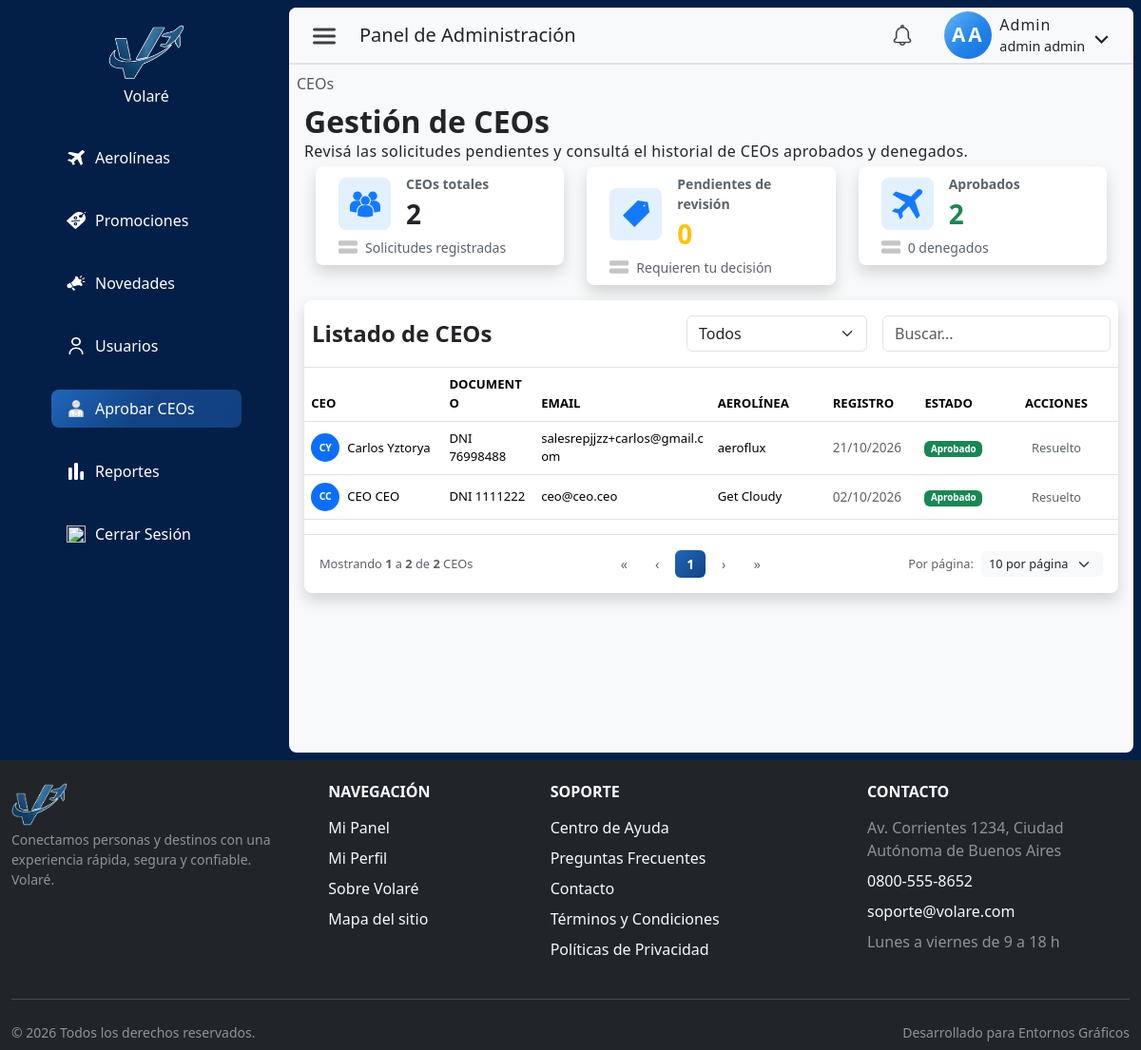
The app's page /index.php?pagina=ceos&seccion=listado (signed in) with its own data.
### tables this page shows
CREATE TABLE `usuario` (
  `idUsuario` int NOT NULL AUTO_INCREMENT,
  `nombre` varchar(50) NOT NULL,
  `apellido` varchar(50) NOT NULL,
  `tipoDocumento` enum('DNI','pasaporte','lc','le') NOT NULL,
  `nroDocumento` varchar(50) NOT NULL,
  `contrasena` varchar(255) NOT NULL,
  `email` varchar(255) NOT NULL,
  `telefono` varchar(45) NOT NULL,
  `fechaNacimiento` date NOT NULL,
  `rol` enum('cliente','ceo','admin') NOT NULL DEFAULT 'cliente',
  `activo` tinyint NOT NULL DEFAULT '0',
  `emailVerificado` tinyint NOT NULL DEFAULT '0',
  `fecha_hora_autorizacion` datetime DEFAULT NULL,
  `tokenVerificacion` varchar(64) DEFAULT NULL,
  `idAerolinea` int DEFAULT NULL,
  `fechaCreacion` datetime NOT NULL DEFAULT CURRENT_TIMESTAMP,
  `notificacion_vista` tinyint(1) DEFAULT '0',
  PRIMARY KEY (`idUsuario`),
  UNIQUE KEY `uk_documento` (`tipoDocumento`,`nroDocumento`),
  UNIQUE KEY `email_UNIQUE` (`email`),
  UNIQUE KEY `idUsuario_UNIQUE` (`idUsuario`),
  UNIQUE KEY `nroDocumento_UNIQUE` (`nroDocumento`),
  KEY `fk_usuario_1_idx` (`idAerolinea`),
  CONSTRAINT `fk_usuario_1` FOREIGN KEY (`idAerolinea`) REFERENCES `aerolinea` (`idAerolinea`)
);

CREATE TABLE `aerolinea` (
  `idAerolinea` int NOT NULL AUTO_INCREMENT,
  `nombreAerolinea` varchar(50) NOT NULL,
  `codigoIATA` varchar(5) NOT NULL,
  `descripcion` varchar(200) DEFAULT NULL,
  `codPais` varchar(3) NOT NULL,
  `email` varchar(250) NOT NULL,
  `logoUrl` varchar(500) DEFAULT NULL,
  `activo` tinyint NOT NULL DEFAULT '1',
  `logoPublicId` varchar(500) DEFAULT NULL,
  `fechaCreacion` datetime NOT NULL DEFAULT CURRENT_TIMESTAMP,
  PRIMARY KEY (`idAerolinea`),
  UNIQUE KEY `codigoIATA_UNIQUE` (`codigoIATA`),
  UNIQUE KEY `email_UNIQUE` (`email`)
);

### src/views/admin/ceoListado.php (the view, shortened to what the rows shown need)
<?php
require_once __DIR__ . '/../../controllers/UsuarioController.php';
$ctrl = new UsuarioController($link);
$porPaginaPermitidos = [5, 10, 25, 50];
$pagina       = max(1, (int)($_GET['pag'] ?? 1));
$porPaginaRaw = (int)($_GET['porPagina'] ?? 10);
$porPagina    = in_array($porPaginaRaw, $porPaginaPermitidos, true) ? $porPaginaRaw : 10;
$estadosPermitidos = ['todos', 'revision', 'aprobado', 'pendiente', 'denegado'];
$estadoFiltro = in_array($_GET['estado'] ?? '', $estadosPermitidos, true)
    ? $_GET['estado']
    : 'todos';
$busqueda = trim($_GET['busqueda'] ?? '');
$resultado    = $ctrl->listarCEOsPaginado($pagina, $porPagina, $estadoFiltro, $busqueda);
$ceos         = $resultado['data'] ?? [];
function badgeEstadoCEO(string $estado): string {
    if ($estado === 'Aprobado') {
        return 'text-bg-success';
    }
    return 'text-bg-danger';
}
?>
<div>
    <div class="contForm col-12 d-flex flex-column p-2 admin-content h-100">
        <h1 class="m-0 p-0 fs-2 fw-bold">Gestión de CEOs</h1>
        <div class="d-flex flex-column gap-2">
            <div class="table-responsive bg-white shadow rounded-3 pt-3 tablaContenedor">
                <div class="d-flex flex-column flex-sm-row justify-content-between align-items-center px-2 mb-3 gap-3 gap-sm-0">
                    <h2 class="m-0 p-0 fs-4 fw-bold">Listado de CEOs</h2>
                </div>
                <table class="table table-hover align-middle border-top mt-2 tabla-aerolineas tabla-ceos">
                    <thead>
                        <tr>
                            <th scope="col" class="fw-bold">CEO</th>
                            <th scope="col" class="fw-bold d-none d-md-table-cell">DOCUMENTO</th>
                            <th scope="col" class="fw-bold">EMAIL</th>
                            <th scope="col" class="fw-bold d-none d-lg-table-cell">AEROLÍNEA</th>
                            <th scope="col" class="fw-bold d-none d-xl-table-cell">REGISTRO</th>
                            <th scope="col" class="fw-bold d-none d-sm-table-cell">ESTADO</th>
                            <th scope="col" class="text-center fw-bold" style="width: 130px;">ACCIONES</th>
                        </tr>
                    </thead>
                    <tbody id="ceoTableBody">
                        <?php if (empty($ceos)): ?>
                            <tr>
                                <td colspan="7" class="text-center py-4 text-muted">
                                    <?php
                                    $mensajesVacio = [
                                        'todos'     => 'No hay CEOs registrados.',
                                        'revision'  => 'No hay CEOs pendientes o denegados.',
                                        'aprobado'  => 'No hay CEOs aprobados.',
                                        'pendiente' => 'No hay CEOs pendientes.',
                                        'denegado'  => 'No hay CEOs denegados.',
                                    ];
                                    ?>
                                    <?= $mensajesVacio[$estadoFiltro] ?? 'No hay CEOs para mostrar.' ?>
                                </td>
                            </tr>
                        <?php else:
                            foreach ($ceos as $c):
                                $id             = (int)$c['idUsuario'];
                                $fechaEstado    = $c['fecha_hora_autorizacion'] ?? null;
                                if ($fechaEstado === null) {
                                    $estado = (int)$c['activo'] === 1 ? 'Aprobado' : 'Pendiente';
                                } elseif ($fechaEstado === FECHA_DENEGACION_CEO) {
                                    $estado = 'Denegado';
                                } else {
                                    $estado = 'Aprobado';
                                }
                                $esPendiente    = $estado === 'Pendiente';
                                $nombreCompleto = trim(($c['nombre'] ?? '') . ' ' . ($c['apellido'] ?? ''));
                                $iniciales      = strtoupper(substr($c['nombre'] ?? '', 0, 1) . substr($c['apellido'] ?? '', 0, 1));
                                $fechaRegistro  = !empty($c['fechaCreacion']) ? date('d/m/Y', strtotime($c['fechaCreacion'])) : '—';
                                $aerolinea      = $c['nombreAerolinea'] ?? '—';
                        ?>
                        <tr class="fila-tabla" data-id="<?= $id ?>" style="cursor:pointer;">
                            <td>
                                <div class="d-flex align-items-center gap-2">
                                    <div class="rounded-circle bg-primary d-flex align-items-center justify-content-center" style="width:30px; height:30px; flex-shrink:0;">
                                        <span class="text-white fw-bold text-uppercase" style="font-size:0.65rem;">
                                            <?= htmlspecialchars($iniciales) ?>
                                        </span>
                                    </div>
                                    <span class="fw-medium"><?= htmlspecialchars($nombreCompleto) ?></span>
                                </div>
                            </td>
                            <td class="d-none d-md-table-cell">
                                <?= htmlspecialchars(($c['tipoDocumento'] ?? '') . ' ' . ($c['nroDocumento'] ?? '')) ?>
                            </td>
                            <td>
                                <?= htmlspecialchars($c['email'] ?? '') ?>
                            </td>
                            <td class="d-none d-lg-table-cell"><?= htmlspecialchars($aerolinea) ?></td>
                            <td class="d-none d-xl-table-cell text-muted" style="font-size:0.85rem;">
                                <?= $fechaRegistro ?>
                            </td>
                            <td class="d-none d-sm-table-cell">
                                <span class="badge <?= badgeEstadoCEO($estado) ?>"><?= $estado ?></span>
                            </td>
                            <td>
                                <div class="d-flex justify-content-center align-items-center w-100 gap-2">
                                    <?php if ($esPendiente): ?>
                                        <button type="button"
                                            class="btn btn-sm btn-outline-success py-0 px-2 btn-resolver-ceo"
                                            data-id="<?= $id ?>"
                                            data-nombre="<?= htmlspecialchars($nombreCompleto) ?>"
                                            data-accion="aprobar"
                                            data-bs-toggle="tooltip" data-bs-title="Aprobar" data-bs-trigger="hover">✓</button>
                                        <button type="button"
                                            class="btn btn-sm btn-outline-danger py-0 px-2 btn-resolver-ceo"
                                            data-id="<?= $id ?>"
                                            data-nombre="<?= htmlspecialchars($nombreCompleto) ?>"
                                            data-accion="denegar"
                                            data-bs-toggle="tooltip" data-bs-title="Denegar" data-bs-trigger="hover">✕</button>
                                    <?php else: ?>
                                        <span class="text-muted" style="font-size:0.8rem;">Resuelto</span>
                                    <?php endif; ?>
                                </div>
                            </td>
                        </tr>
                        <?php endforeach; ?>
                        <?php endif; ?>
                    </tbody>
                </table>
            </div>
        </div>
    </div>
</div>

### records on screen
usuario: iniciales "CY", nombreCompleto "Carlos Yztorya", tipoDocumento+nroDocumento "DNI 76998488", email "salesrepjjzz+carlos@gmail.com", idAerolinea.nombreAerolinea "aeroflux", fechaCreacion "21/10/2026", fecha_hora_autorizacion "Aprobado", shows "Resuelto"
usuario: iniciales "CC", nombreCompleto "CEO CEO", tipoDocumento+nroDocumento "DNI 1111222", email "ceo@ceo.ceo", idAerolinea.nombreAerolinea "Get Cloudy", fechaCreacion "02/10/2026", fecha_hora_autorizacion "Aprobado", shows "Resuelto"

### other values on screen
$navLink['label'] "Aerolíneas"
$navLink['label'] "Promociones"
$navLink['label'] "Novedades"
$navLink['label'] "Usuarios"
$navLink['label'] "Aprobar CEOs"
$navLink['label'] "Reportes"
$rol "Admin"
$usuario['nombre'] "admin"
$usuario['apellido'] "admin"
$stats['total'] "2"
$stats['pendientes'] "0"
$stats['aprobados'] "2"
$stats['denegados'] "0"
$desde "1"
$hasta "2"
